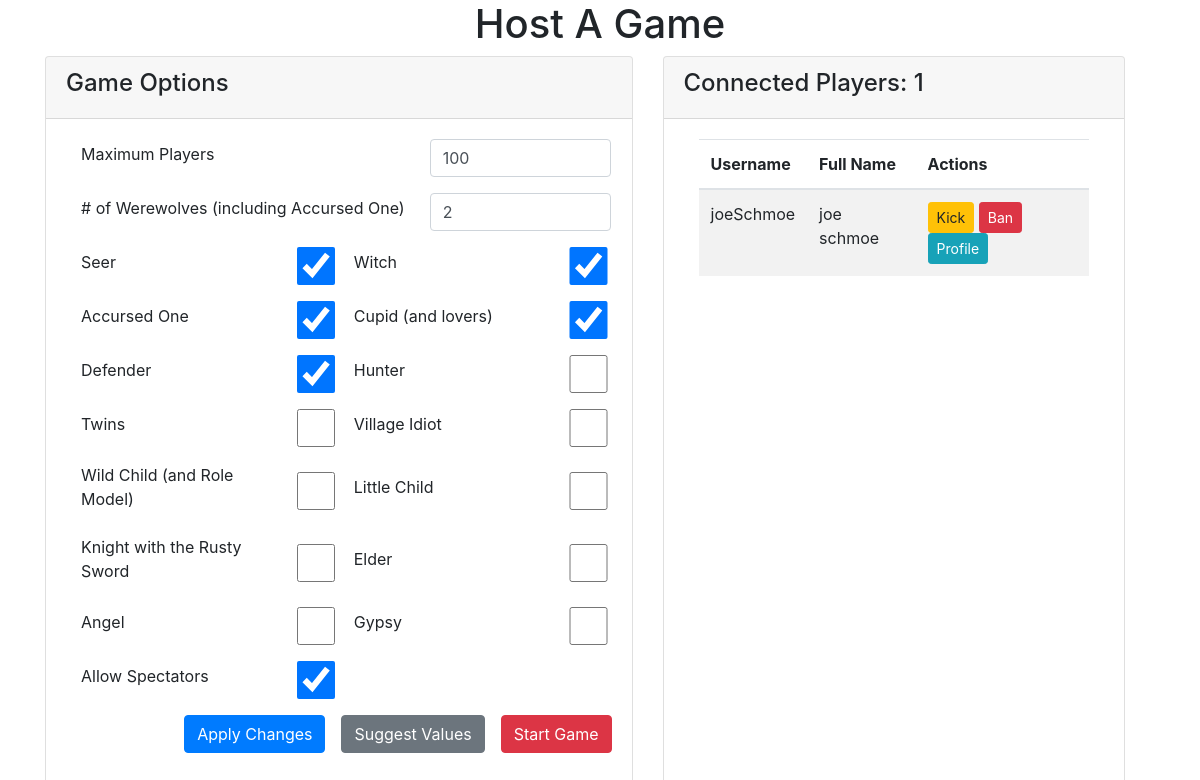
The app's page /home/game/1 (signed in), older data.
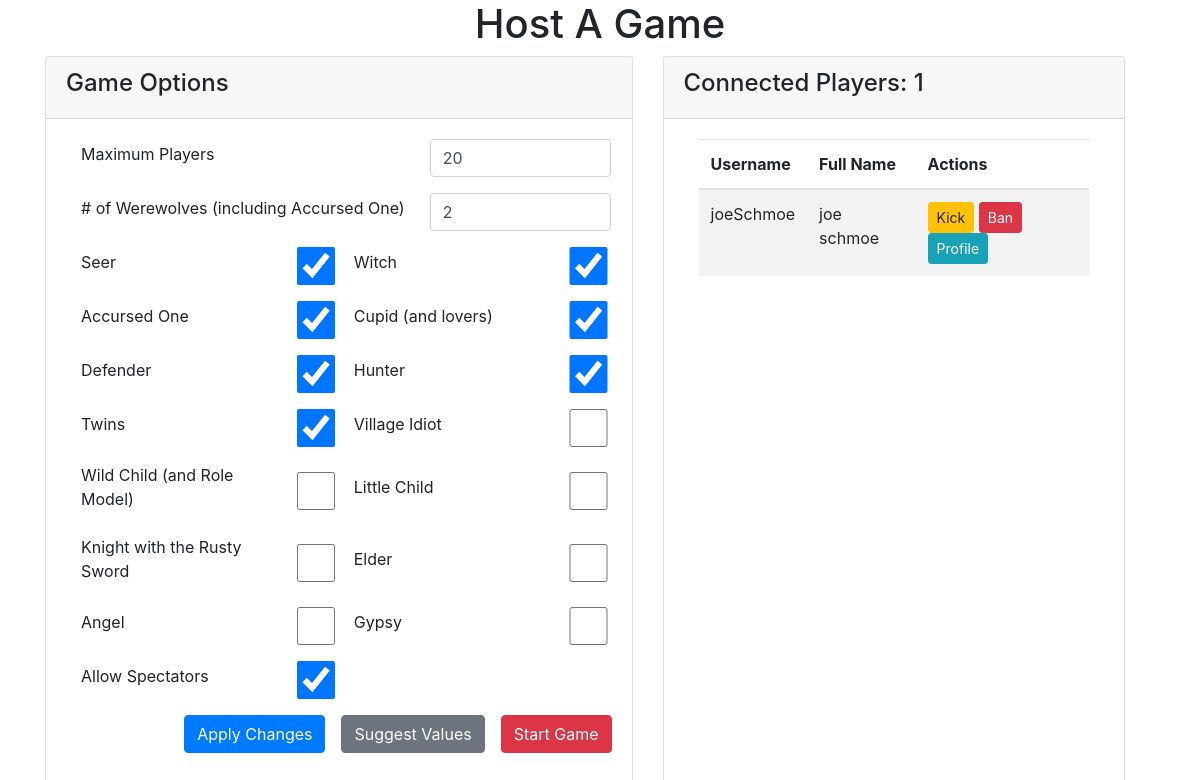
The same page, newer data.
### werewolf_app/models.py (models this page shows)
class Game(models.Model):
    objects = GameManager()
    max_players = models.IntegerField(default=100)
    num_werewolves = models.IntegerField(default=2)
    has_village_idiot = models.BooleanField(default=False)
    has_cupid = models.BooleanField(default=True)
    has_lovers = models.BooleanField(default=True)
    has_twins = models.BooleanField(default=False)
    has_accursed_one = models.BooleanField(default=True)
    has_seer = models.BooleanField(default=True)
    has_witch = models.BooleanField(default=True)
    has_defender = models.BooleanField(default=True)
    has_hunter = models.BooleanField(default=False)
    has_wild_child = models.BooleanField(default=False)
    has_role_model = models.BooleanField(default=False)
    has_little_child = models.BooleanField(default=False)
    has_rusty_knight = models.BooleanField(default=False)
    has_elder = models.BooleanField(default=False)
    has_angel = models.BooleanField(default=False)
    has_gypsy = models.BooleanField(default=False)
    allow_spectators = models.BooleanField(default=True)
    started = models.BooleanField(default=False) # whether the game has started or is still in lobby -- do we need this or can we just use turn number or phase?
    ended = models.BooleanField(default=False) # whether the game is over
    current_phase = models.CharField(max_length=45, default="Lobby") # Lobby, Night, Day
    current_turn = models.IntegerField(default=0) #what turn are we on
    winning_team = models.CharField(max_length=45, null=True) # for statistics, store who won this particular game in form of string such as "Villagers", "Werewolves", or "Lovers"
    join_key = models.CharField(max_length=45, null=True) # for joining a game manually by alphanumeric key
    created_at = models.DateTimeField(auto_now_add=True)
    updated_at = models.DateTimeField(auto_now=True)
    host = models.ForeignKey(User, related_name="games_hosted", on_delete=models.SET_NULL, null=True)
    players = models.ManyToManyField(User, related_name="games_joined") # I believe we need this in addition to roles for each player so we can have the players join the lobby before they are assigned roles.  I suppose an alternative owuld be to assign them a role initially by default that would be called something like "noRole" or "lobbyRole" etc

### werewolf_app/views.py (the view)
# urls.py: path('game/<int:gameID>', views.game),
def game(request, gameID): # game page
    if 'userID' not in request.session or request.session['userID'] == None:
        messages.error(request, "You must log in to view that page")
        return redirect('/')
    gameList = Game.objects.filter(id=gameID)
    if len(gameList) == 0: # prevent errors from users typing in an address of a non-existing game id
        messages.error(request, "No game with that ID found")
        return redirect('/home')
    currUser = User.objects.get(id=request.session['userID'])
    context = {
        'user': currUser,
        'game': gameList[0],
    }
    return render(request, 'gamePage.html', context)

### werewolf_app/templates/gamePage.html (shortened to what the changed rows need)
<!DOCTYPE html>
<html lang="en">
<head>
    <link rel="stylesheet" href="https://stackpath.bootstrapcdn.com/bootstrap/4.4.1/css/bootstrap.min.css">
    {% load static %}
</head>
<body>
    <div class="container">
        <div class="row text-center">
            <h1 class="col-md-12">Host A Game</h1>
        </div>
        <div class="row">
            <div class="card-deck col-md-12">
                <div class="card col-md-7">
                    <div class="card-body">
                        {% if user == game.host %}
                            <form action="/home/game/{{game.id}}/update" class="form-horizontal" method="post">
                                <div class="form-group row align-items-center">
                                    <label for="max_players" class="control-label col-md-8">Maximum Players</label>
                                    <input type="number" name="max_players" class="form-control col-md-4" value={{game.max_players}} required>
                                </div>
                                <div class="form-group row align-items-center">
                                    <label for="num_werewolves" class="control-label col-md-8"># of Werewolves (including Accursed One)</label>
                                    <input type="number" name="num_werewolves" class="form-control col-md-4" value={{game.num_werewolves}} required>
                                </div>
                                <div class="form-group row align-items-center">
                                    <label for="seer" class="control-label col-md-5">Seer</label>
                                    <input type="checkbox" value=1 name="seer" class="form-control col-md-1" {% if game.has_seer %}checked{% endif %}>
                                    <label for="witch" class="control-label col-md-5">Witch</label>
                                    <input type="checkbox" value=1 name="witch" class="form-control col-md-1" {% if game.has_witch %}checked{% endif %}>
                                </div>
                                <div class="form-group align-items-center row">
                                    <label for="accursed_one" class="control-label col-md-5">Accursed One</label>
                                    <input type="checkbox" value=1 name="accursed_one" class="form-control col-md-1" {% if game.has_accursed_one %}checked{% endif %}>
                                    <label for="cupid" class="control-label col-md-5">Cupid (and lovers)</label>
                                    <input type="checkbox" value=1 name="cupid" class="form-control col-md-1" {% if game.has_cupid %}checked{% endif %}>
                                </div>
                                <div class="form-group row align-items-center">
                                    <label for="defender" class="control-label col-md-5">Defender</label>
                                    <input type="checkbox" value=1 name="defender" class="form-control col-md-1" {% if game.has_defender %}checked{% endif %}>
                                    <label for="hunter" class="control-label col-md-5">Hunter</label>
                                    <input type="checkbox" value=1 name="hunter" class="form-control col-md-1" {% if game.has_hunter %}checked{% endif %}>
                                </div>
                                <div class="form-group row align-items-center">
                                    <label for="twins" class="control-label col-md-5">Twins</label>
                                    <input type="checkbox" value=1 name="twins" class="form-control col-md-1" {% if game.has_twins %}checked{% endif %}>
                                    <label for="village_idiot" class="control-label col-md-5">Village Idiot</label>
                                    <input type="checkbox" value=1 name="village_idiot" class="form-control col-md-1" {% if game.has_village_idiot %}checked{% endif %}>
                                </div>
                                <div class="form-group row align-items-center">
                                    <label for="wild_child" class="control-label col-md-5">Wild Child (and Role Model)</label>
                                    <input type="checkbox" value=1 name="wild_child" class="form-control col-md-1" {% if game.has_wild_child %}checked{% endif %}>
                                    <label for="little_child" class="control-label col-md-5">Little Child</label>
                                    <input type="checkbox" value=1 name="little_child" class="form-control col-md-1" {% if game.has_little_child %}checked{% endif %}>
                                </div>
                                <div class="form-group row align-items-center">
                                    <label for="rusty_knight" class="control-label col-md-5">Knight with the Rusty Sword</label>
                                    <input type="checkbox" value=1 name="rusty_knight" class="form-control col-md-1" {% if game.has_rusty_knight %}checked{% endif %}>
                                    <label for="elder" class="control-label col-md-5">Elder</label>
                                    <input type="checkbox" value=1 name="elder" class="form-control col-md-1" {% if game.has_elder %}checked{% endif %}>
                                </div>
                                <div class="form-group row align-items-center">
                                    <label for="angel" class="control-label col-md-5">Angel</label>
                                    <input type="checkbox" value=1 name="angel" class="form-control col-md-1" {% if game.has_angel %}checked{% endif %}>
                                    <label for="gypsy" class="control-label col-md-5">Gypsy</label>
                                    <input type="checkbox" value=1 name="gypsy" class="form-control col-md-1" {% if game.has_gypsy %}checked{% endif %}>
                                </div>
                                <div class="form-group row align-items-center">
                                    <label for="allow_spectators" class="control-label col-md-5">Allow Spectators</label>
                                    <input type="checkbox" value=1 name="allow_spectators" class="form-control col-md-1" {% if game.allow_spectators %}checked{% endif %}>
                                </div>
                                <div class="form-group row align-items-center justify-content-end">
                                    <button type="submit" name="submitAction" value="update" class="btn btn-primary mr-3">Apply Changes</button>
                                    <a href="#" class="btn btn-secondary mr-3">Suggest Values</a>
                                    <button type="submit" name="submitAction" value="start" class="btn btn-danger">Start Game</button>
                                </div>
                            </form>
                        {% else %}
                        show option values for players
                        {% endif %}
                    </div>
                </div>
                <div class="card col-md-5">
                    <div class="card-header row">
                        <h4>Connected Players: {{game.players.all|length|add:"-1"}}</h4>
                    </div>
                    <div class="card-body">
                        <table class="table table-striped">
                            <thead>
                                <tr>
                                    <th scope="col">Username</th>
                                    <th scope="col">Full Name</th>
                                    <th scope="col">Actions</th>
                                </tr>
                            </thead>
                        </table>
                    </div>
                </div>
            </div>
        </div>
    </div>
</body>
</html>

Row changes from the older to the newer data that the page shows:
changed Game id 1: max_players "100" → "20"; has_hunter "☐" → "☑"; has_twins "☐" → "☑"
